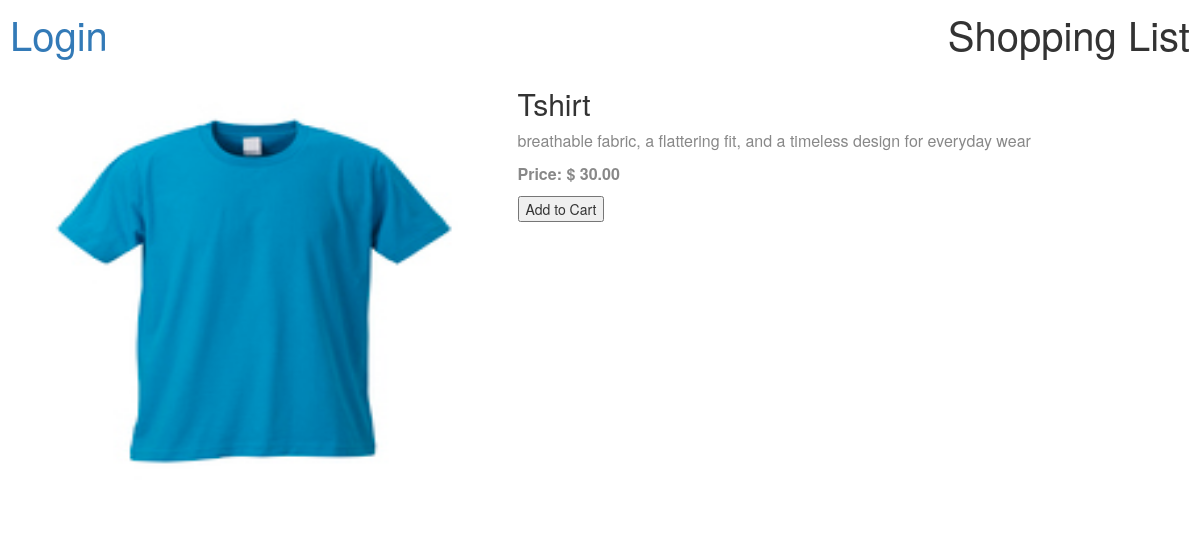
Screenshot of /product-details.php?pid=11 with the database file from the repository.
### tables this page shows
CREATE TABLE products (
 pid INTEGER PRIMARY KEY AUTOINCREMENT,
 catid INTEGER,
 name TEXT,
 price FLOAT,
 description TEXT,
 image BLOB,
 FOREIGN KEY(catid) REFERENCES categories(catid)
);

### product-details.php (the view, shortened to what this page needs)
<!DOCTYPE html>
<html lang="en">
<head>
  <link href="../style.css" rel="stylesheet">
  <link rel="stylesheet" href="https://maxcdn.bootstrapcdn.com/bootstrap/3.4.1/css/bootstrap.min.css">
</head>
<body>
  <header class="list-container">
    <div id="login"><a href="./admin.php">Login</a></div>
    <div id="list-content">
      Shopping List
    </div>
  </header>
  <div class="container mt-4">
    <?php
    $db = new SQLite3('./cart.db');
    $pid = $_GET['pid'];
    $query = 'SELECT pid, catid, name, description, price, image FROM products WHERE pid = ' . $pid;
    $result = $db->query($query);
    while ($row = $result->fetchArray(SQLITE3_ASSOC)):
      ?>
      <div class="row">
        <div class="col-md-5">
          <img alt="<?= htmlspecialchars($row['name']) ?>" src="images/<?= htmlspecialchars($row['image']) ?>"
            class="details-image" />
        </div>
        <div class="col-md-7 product-details">
          <h2>
            <?= htmlspecialchars($row['name']) ?>
          </h2>
          <p>
            <?= htmlspecialchars($row['description']) ?>
          </p>
          <p class="price">Price: $
            <?= number_format($row['price'], 2) ?>
          </p>
          <button type="button"
            onclick="addToCart('<?= addslashes(htmlspecialchars($row['name'])) ?>', <?= htmlspecialchars($row['price']) ?>)">Add to Cart</button>
        </div>
      </div>
    <?php endwhile; ?>
  </div>
</body>
</html>

### style.css (style rules this page uses)
#login, #list-content { padding: 5px 10px; font-size: 40px; }
header.list-container { display: flex; justify-content: space-between; }
.details-image { height: 450px; width: 450px; margin-bottom: 10px; }
.price { font-weight: bold; }
body { font-family: 'Arial', sans-serif; background-color: #f4f4f4; }
p { font-size: 16px; color: #888; }

### rows the page displays
products: name+image (picture), name "Tshirt", description "breathable fabric, a flattering fit, and a timeless design for everyday wear", price "30.00"
